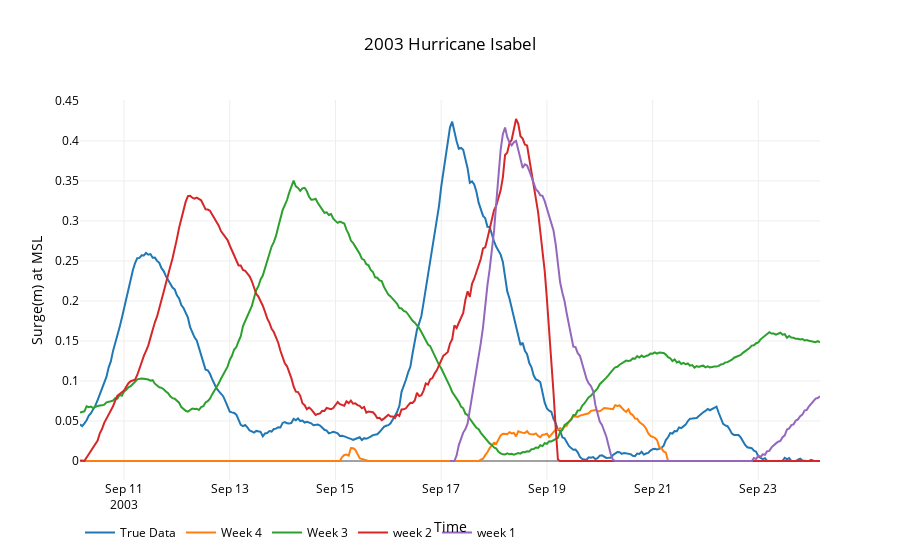

Source (notebook cell):
### Markdown cell above
### Ocean City, MD

### Code cell
starts,end,noaa = '20030827','20030926','8570283'
data = utils.plot_timeseries2(files,start,name,26720)
title,x,y = '2003 Hurricane Isabel','Time','Surge(m) at MSL'
layout=utils.layout(title,x,y)
fig = go.Figure(data=data, layout=layout)
interactive = iplot(fig)
#po.plot(fig,filename=root_dir+'\\'+'ocean_city_surge.html')

### Figure 1 — Plotly figure (JSON) as saved in the notebook; plotly's stock layout.template omitted (floating-point values rounded to 4 significant figures; data arrays with more than 128 entries replaced by an {"elided": "..."} marker saying what was removed)
{"data": [{"line": {"color": "rgba(0, 0, 255)"}, "mode": "lines", "name": "True Data", "type": "scatter", "uid": "0d0a3aa9-9f8a-4ca5-9fe4-ba0788dd8521", "x": {"elided": "337 str values"}, "y": {"elided": "337 float values"}}, {"line": {"color": "rgba(0, 153, 0)"}, "mode": "lines", "name": "Week 4", "type": "scatter", "uid": "2852dceb-0f97-4ba2-a2bb-d55d1373bf22", "x": {"elided": "337 str values"}, "y": {"elided": "337 float values"}}, {"line": {"color": "rgba(204, 0, 0)"}, "mode": "lines", "name": "Week 3", "type": "scatter", "uid": "fb73aa5d-b34f-4719-94ca-50135839a721", "x": {"elided": "337 str values"}, "y": {"elided": "337 float values"}}, {"line": {"color": "rgba(204, 255, 51)"}, "mode": "lines", "name": "week 2", "type": "scatter", "uid": "a3534b7f-ba3f-47dd-a5d9-4a5be89ad159", "x": {"elided": "337 str values"}, "y": {"elided": "337 float values"}}, {"line": {"color": "rgba(0, 255, 204)"}, "mode": "lines", "name": "week 1", "type": "scatter", "uid": "a2a5e280-b2ae-4e0c-8f54-8acb8477ee08", "x": {"elided": "169 str values"}, "y": {"elided": "169 float values"}}], "layout": {"autosize": true, "font": {"color": "rgb(0, 0, 0)"}, "legend": {"orientation": "h"}, "paper_bgcolor": "rgb(255,255,255)", "plot_bgcolor": "rgb(255,255,255)", "title": "2003 Hurricane Isabel", "xaxis": {"autorange": true, "range": ["2003-09-10 04:00", "2003-09-24 04:00"], "title": "Time", "type": "date"}, "yaxis": {"autorange": true, "range": [-0.02375, 0.4512], "title": "Surge(m) at MSL", "type": "linear"}}}
